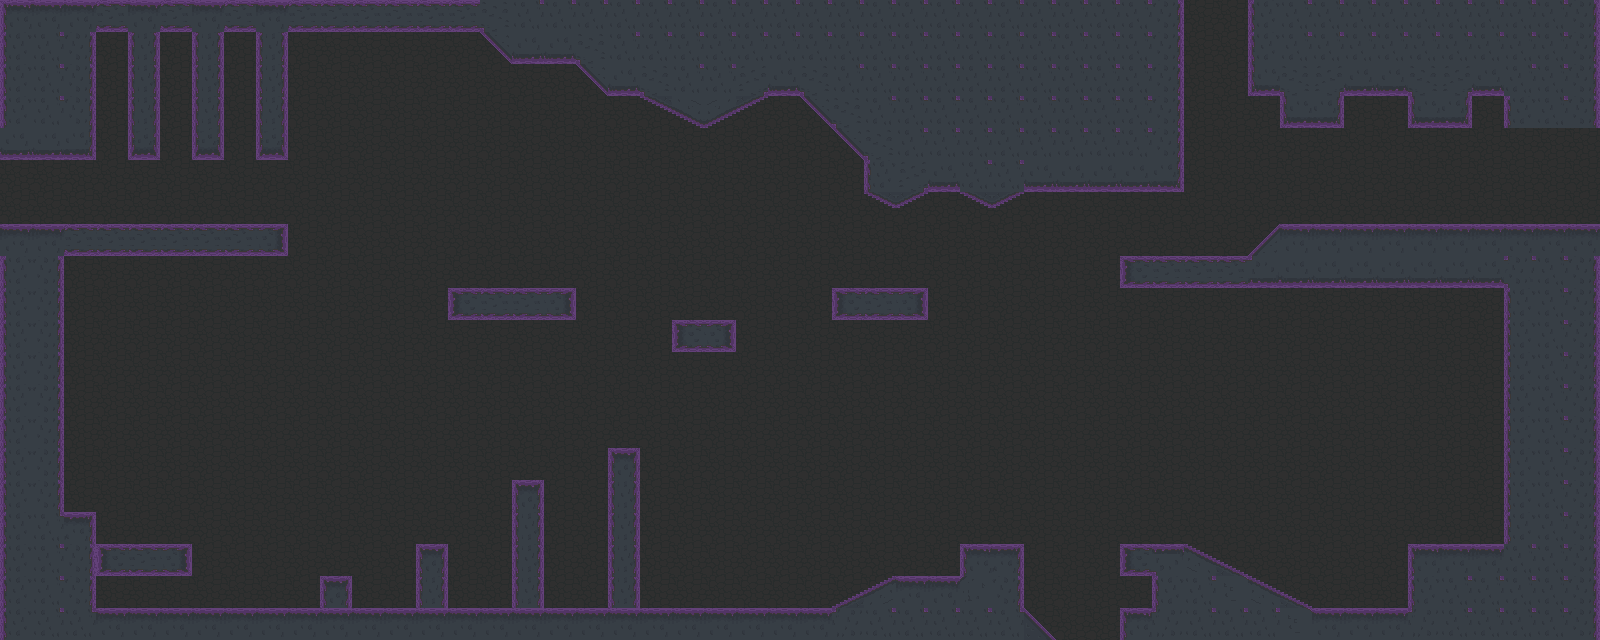

Below is a game level as drawn by its tile map, then a one-line description and the .tmx that defines it (tile-layer data replaced by summaries):
An orthogonal 50x20 tile map with 32x32 px tiles, 2 tile layers (BG Layer, FG Layer), 4 tilesets and 17 objects (14x Light, 2x Enemy, Player).

<map version="1.0" orientation="orthogonal" width="50" height="20" tilewidth="32" tileheight="32">
 <properties>
  <property name="darkness" value="assets/tiles/darkness.png" />
  <property name="invertedlight" value="assets/tiles/light2.png" />
  <property name="light" value="assets/tiles/light.png" />
  <property name="objects" value="assets/tiles/lofiobjects.png" />
  <property name="player" value="assets/sprites/chars/walk.png" />
  <property name="player_light" value="assets/tiles/playerlight.png" />
 </properties>
 <tileset firstgid="1" name="tiles" tilewidth="32" tileheight="32">
  <image source="../assets/tiles/tiletemplate.png" width="544" height="160" />
  <tile id="37">
   <properties>
    <property name="blendmode" value="blend" />
   </properties>
  </tile>
 </tileset>
 <tileset firstgid="86" name="objects" tilewidth="32" tileheight="32">
  <image source="../assets/tiles/lofiobjects.png" width="511" height="511" />
 </tileset>
 <tileset firstgid="311" name="lights" tilewidth="195" tileheight="195">
  <image source="../assets/tiles/light.png" width="195" height="195" />
 </tileset>
 <tileset firstgid="312" name="player" tilewidth="32" tileheight="32">
  <image source="../assets/sprites/chars/walk.png" width="128" height="32" />
 </tileset>
 <layer name="BG Layer" width="50" height="20">
  <properties>
   <property name="collidable" value="false" />
  </properties>
  <data>[1000 cells, 1000 non-empty, 1 distinct tile ids]</data>
 </layer>
 <layer name="FG Layer" width="50" height="20">
  <properties>
   <property name="collidable" value="true" />
  </properties>
  <data>[1000 cells, 368 non-empty, 34 distinct tile ids]</data>
 </layer>
 <objectgroup name="objects" width="50" height="20">
  <object name="treasure" type="Enemy" gid="86" x="128" y="545">
   <properties>
    <property name="blendMode" value="blend" />
    <property name="textureHeight" value="32" />
    <property name="textureID" value="objects" />
    <property name="textureWidth" value="32" />
   </properties>
  </object>
  <object name="fire" type="Enemy" gid="185" x="364" y="607">
   <properties>
    <property name="animSpeed" value="1" />
    <property name="blendMode" value="blend" />
    <property name="numFrames" value="5" />
    <property name="textureHeight" value="32" />
    <property name="textureID" value="objects" />
    <property name="textureWidth" value="32" />
   </properties>
  </object>
 </objectgroup>
 <objectgroup name="player" width="0" height="0">
  <object name="player" type="Player" gid="312" x="55" y="210">
   <properties>
    <property name="alpha" value="255" />
    <property name="animSpeed" value="10" />
    <property name="blendMode" value="blend" />
    <property name="blue" value="255" />
    <property name="green" value="255" />
    <property name="numFrames" value="4" />
    <property name="red" value="255" />
    <property name="textureHeight" value="32" />
    <property name="textureID" value="player" />
    <property name="textureWidth" value="32" />
   </properties>
  </object>
 </objectgroup>
 <objectgroup name="light" width="50" height="20">
  <object name="purple" type="Light" gid="311" x="105" y="198">
   <properties>
    <property name="alpha" value="255" />
    <property name="blendMode" value="add" />
    <property name="blue" value="255" />
    <property name="green" value="30" />
    <property name="red" value="255" />
    <property name="textureHeight" value="195" />
    <property name="textureID" value="light" />
    <property name="textureWidth" value="195" />
   </properties>
  </object>
  <object name="standard" type="Light" gid="311" x="979" y="395">
   <properties>
    <property name="alpha" value="255" />
    <property name="blendMode" value="add" />
    <property name="blue" value="255" />
    <property name="green" value="255" />
    <property name="red" value="255" />
    <property name="textureHeight" value="195" />
    <property name="textureID" value="light" />
    <property name="textureWidth" value="195" />
   </properties>
  </object>
  <object name="red" type="Light" gid="311" x="-115" y="721">
   <properties>
    <property name="alpha" value="255" />
    <property name="blendMode" value="add" />
    <property name="blue" value="0" />
    <property name="green" value="0" />
    <property name="red" value="255" />
    <property name="textureHeight" value="800" />
    <property name="textureID" value="light" />
    <property name="textureWidth" value="800" />
   </properties>
  </object>
  <object name="player_light" type="Light" gid="311" x="-16" y="291">
   <properties>
    <property name="alpha" value="255" />
    <property name="blendMode" value="add" />
    <property name="blue" value="255" />
    <property name="green" value="255" />
    <property name="lockTo" value="player" />
    <property name="red" value="255" />
    <property name="textureHeight" value="195" />
    <property name="textureID" value="light" />
    <property name="textureWidth" value="195" />
   </properties>
  </object>
  <object name="green" type="Light" gid="311" x="1098" y="316">
   <properties>
    <property name="alpha" value="255" />
    <property name="blendMode" value="add" />
    <property name="blue" value="20" />
    <property name="green" value="255" />
    <property name="red" value="30" />
    <property name="textureHeight" value="600" />
    <property name="textureID" value="light" />
    <property name="textureWidth" value="600" />
   </properties>
  </object>
  <object name="amber" type="Light" gid="311" x="775" y="403">
   <properties>
    <property name="alpha" value="255" />
    <property name="blendMode" value="add" />
    <property name="blue" value="100" />
    <property name="green" value="200" />
    <property name="red" value="250" />
    <property name="textureHeight" value="195" />
    <property name="textureID" value="light" />
    <property name="textureWidth" value="195" />
   </properties>
  </object>
  <object name="standard" type="Light" gid="311" x="289" y="689">
   <properties>
    <property name="alpha" value="255" />
    <property name="blendMode" value="add" />
    <property name="blue" value="20" />
    <property name="green" value="100" />
    <property name="red" value="255" />
    <property name="textureHeight" value="200" />
    <property name="textureID" value="light" />
    <property name="textureWidth" value="200" />
   </properties>
  </object>
  <object name="standard" type="Light" gid="311" x="411" y="395">
   <properties>
    <property name="alpha" value="255" />
    <property name="blendMode" value="add" />
    <property name="blue" value="255" />
    <property name="green" value="255" />
    <property name="red" value="255" />
    <property name="textureHeight" value="195" />
    <property name="textureID" value="light" />
    <property name="textureWidth" value="195" />
   </properties>
  </object>
  <object name="standard" type="Light" gid="311" x="596" y="429">
   <properties>
    <property name="alpha" value="255" />
    <property name="blendMode" value="add" />
    <property name="blue" value="255" />
    <property name="green" value="255" />
    <property name="red" value="255" />
    <property name="textureHeight" value="195" />
    <property name="textureID" value="light" />
    <property name="textureWidth" value="195" />
   </properties>
  </object>
  <object name="standard" type="Light" gid="311" x="1261" y="656">
   <properties>
    <property name="alpha" value="255" />
    <property name="blendMode" value="add" />
    <property name="blue" value="255" />
    <property name="green" value="255" />
    <property name="red" value="255" />
    <property name="textureHeight" value="500" />
    <property name="textureID" value="light" />
    <property name="textureWidth" value="500" />
   </properties>
  </object>
  </objectgroup>
</map>
<!-- 4 of 17 objects omitted -->
